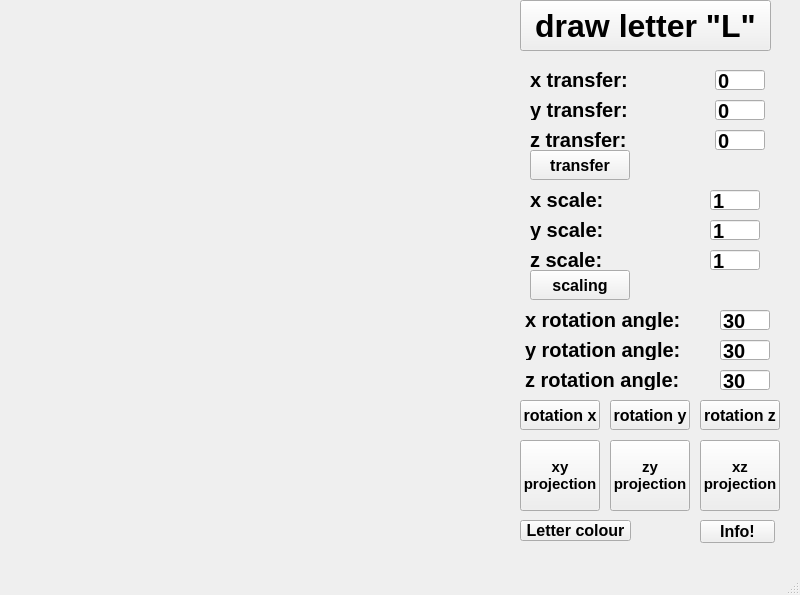
<?xml version="1.0" encoding="UTF-8"?>
<ui version="4.0">
 <class>MainWindow</class>
 <widget class="QMainWindow" name="MainWindow">
  <property name="geometry">
   <rect>
    <x>0</x>
    <y>0</y>
    <width>800</width>
    <height>595</height>
   </rect>
  </property>
  <property name="windowTitle">
   <string>MainWindow</string>
  </property>
  <widget class="QWidget" name="centralwidget">
   <widget class="letter" name="widget" native="true">
    <property name="geometry">
     <rect>
      <x>10</x>
      <y>10</y>
      <width>511</width>
      <height>531</height>
     </rect>
    </property>
   </widget>
   <widget class="QPushButton" name="pushButton">
    <property name="geometry">
     <rect>
      <x>520</x>
      <y>440</y>
      <width>80</width>
      <height>71</height>
     </rect>
    </property>
    <property name="font">
     <font>
      <family>Arial</family>
      <pointsize>11</pointsize>
      <weight>75</weight>
      <bold>true</bold>
      <kerning>true</kerning>
     </font>
    </property>
    <property name="mouseTracking">
     <bool>false</bool>
    </property>
    <property name="tabletTracking">
     <bool>false</bool>
    </property>
    <property name="autoFillBackground">
     <bool>false</bool>
    </property>
    <property name="text">
     <string>xy
projection</string>
    </property>
   </widget>
   <widget class="QPushButton" name="pushButton_2">
    <property name="geometry">
     <rect>
      <x>700</x>
      <y>440</y>
      <width>80</width>
      <height>71</height>
     </rect>
    </property>
    <property name="font">
     <font>
      <family>Arial</family>
      <pointsize>11</pointsize>
      <weight>75</weight>
      <bold>true</bold>
      <kerning>true</kerning>
     </font>
    </property>
    <property name="text">
     <string>xz
projection</string>
    </property>
   </widget>
   <widget class="QPushButton" name="pushButton_3">
    <property name="geometry">
     <rect>
      <x>610</x>
      <y>440</y>
      <width>80</width>
      <height>71</height>
     </rect>
    </property>
    <property name="font">
     <font>
      <family>Arial</family>
      <pointsize>11</pointsize>
      <weight>75</weight>
      <bold>true</bold>
      <kerning>true</kerning>
     </font>
    </property>
    <property name="text">
     <string>zy
projection</string>
    </property>
   </widget>
   <widget class="QPushButton" name="pushButton_4">
    <property name="geometry">
     <rect>
      <x>530</x>
      <y>270</y>
      <width>100</width>
      <height>30</height>
     </rect>
    </property>
    <property name="font">
     <font>
      <family>Arial</family>
      <pointsize>12</pointsize>
      <weight>75</weight>
      <bold>true</bold>
     </font>
    </property>
    <property name="text">
     <string>scaling</string>
    </property>
   </widget>
   <widget class="QPushButton" name="pushButton_5">
    <property name="geometry">
     <rect>
      <x>530</x>
      <y>150</y>
      <width>100</width>
      <height>30</height>
     </rect>
    </property>
    <property name="font">
     <font>
      <family>Arial</family>
      <pointsize>12</pointsize>
      <weight>75</weight>
      <bold>true</bold>
     </font>
    </property>
    <property name="text">
     <string>transfer</string>
    </property>
   </widget>
   <widget class="QPushButton" name="pushButton_6">
    <property name="geometry">
     <rect>
      <x>520</x>
      <y>400</y>
      <width>80</width>
      <height>30</height>
     </rect>
    </property>
    <property name="font">
     <font>
      <family>Arial</family>
      <pointsize>12</pointsize>
      <weight>75</weight>
      <bold>true</bold>
     </font>
    </property>
    <property name="text">
     <string>rotation x</string>
    </property>
   </widget>
   <widget class="QPushButton" name="pushButton_8">
    <property name="geometry">
     <rect>
      <x>700</x>
      <y>400</y>
      <width>80</width>
      <height>30</height>
     </rect>
    </property>
    <property name="font">
     <font>
      <family>Arial</family>
      <pointsize>12</pointsize>
      <weight>75</weight>
      <bold>true</bold>
     </font>
    </property>
    <property name="text">
     <string>rotation z</string>
    </property>
   </widget>
   <widget class="QLabel" name="label">
    <property name="geometry">
     <rect>
      <x>530</x>
      <y>190</y>
      <width>200</width>
      <height>20</height>
     </rect>
    </property>
    <property name="font">
     <font>
      <pointsize>15</pointsize>
      <weight>75</weight>
      <bold>true</bold>
     </font>
    </property>
    <property name="text">
     <string>x scale:</string>
    </property>
   </widget>
   <widget class="QLineEdit" name="lineEdit">
    <property name="geometry">
     <rect>
      <x>710</x>
      <y>190</y>
      <width>50</width>
      <height>20</height>
     </rect>
    </property>
    <property name="font">
     <font>
      <pointsize>15</pointsize>
      <weight>75</weight>
      <bold>true</bold>
     </font>
    </property>
    <property name="text">
     <string>1</string>
    </property>
   </widget>
   <widget class="QLabel" name="label_2">
    <property name="geometry">
     <rect>
      <x>530</x>
      <y>220</y>
      <width>200</width>
      <height>20</height>
     </rect>
    </property>
    <property name="font">
     <font>
      <pointsize>15</pointsize>
      <weight>75</weight>
      <bold>true</bold>
     </font>
    </property>
    <property name="text">
     <string>y scale:</string>
    </property>
   </widget>
   <widget class="QLabel" name="label_3">
    <property name="geometry">
     <rect>
      <x>530</x>
      <y>250</y>
      <width>200</width>
      <height>20</height>
     </rect>
    </property>
    <property name="font">
     <font>
      <pointsize>15</pointsize>
      <weight>75</weight>
      <bold>true</bold>
     </font>
    </property>
    <property name="text">
     <string>z scale:</string>
    </property>
   </widget>
   <widget class="QLabel" name="label_7">
    <property name="geometry">
     <rect>
      <x>525</x>
      <y>310</y>
      <width>200</width>
      <height>20</height>
     </rect>
    </property>
    <property name="font">
     <font>
      <pointsize>15</pointsize>
      <weight>75</weight>
      <bold>true</bold>
     </font>
    </property>
    <property name="text">
     <string>x rotation angle:</string>
    </property>
   </widget>
   <widget class="QLabel" name="label_8">
    <property name="geometry">
     <rect>
      <x>525</x>
      <y>340</y>
      <width>200</width>
      <height>20</height>
     </rect>
    </property>
    <property name="font">
     <font>
      <pointsize>15</pointsize>
      <weight>75</weight>
      <bold>true</bold>
     </font>
    </property>
    <property name="text">
     <string>y rotation angle: </string>
    </property>
   </widget>
   <widget class="QLabel" name="label_9">
    <property name="geometry">
     <rect>
      <x>525</x>
      <y>370</y>
      <width>200</width>
      <height>20</height>
     </rect>
    </property>
    <property name="font">
     <font>
      <pointsize>15</pointsize>
      <weight>75</weight>
      <bold>true</bold>
     </font>
    </property>
    <property name="text">
     <string>z rotation angle:</string>
    </property>
   </widget>
   <widget class="QLineEdit" name="lineEdit_2">
    <property name="geometry">
     <rect>
      <x>710</x>
      <y>220</y>
      <width>50</width>
      <height>20</height>
     </rect>
    </property>
    <property name="font">
     <font>
      <pointsize>15</pointsize>
      <weight>75</weight>
      <bold>true</bold>
     </font>
    </property>
    <property name="text">
     <string>1</string>
    </property>
   </widget>
   <widget class="QLineEdit" name="lineEdit_3">
    <property name="geometry">
     <rect>
      <x>710</x>
      <y>250</y>
      <width>50</width>
      <height>20</height>
     </rect>
    </property>
    <property name="font">
     <font>
      <pointsize>15</pointsize>
      <weight>75</weight>
      <bold>true</bold>
     </font>
    </property>
    <property name="text">
     <string>1</string>
    </property>
   </widget>
   <widget class="QLineEdit" name="lineEdit_7">
    <property name="geometry">
     <rect>
      <x>720</x>
      <y>310</y>
      <width>50</width>
      <height>20</height>
     </rect>
    </property>
    <property name="font">
     <font>
      <pointsize>15</pointsize>
      <weight>75</weight>
      <bold>true</bold>
     </font>
    </property>
    <property name="text">
     <string>30</string>
    </property>
   </widget>
   <widget class="QLineEdit" name="lineEdit_8">
    <property name="geometry">
     <rect>
      <x>720</x>
      <y>340</y>
      <width>50</width>
      <height>20</height>
     </rect>
    </property>
    <property name="font">
     <font>
      <pointsize>15</pointsize>
      <weight>75</weight>
      <bold>true</bold>
     </font>
    </property>
    <property name="text">
     <string>30</string>
    </property>
   </widget>
   <widget class="QLineEdit" name="lineEdit_9">
    <property name="geometry">
     <rect>
      <x>720</x>
      <y>370</y>
      <width>50</width>
      <height>20</height>
     </rect>
    </property>
    <property name="font">
     <font>
      <pointsize>15</pointsize>
      <weight>75</weight>
      <bold>true</bold>
     </font>
    </property>
    <property name="text">
     <string>30</string>
    </property>
   </widget>
   <widget class="QPushButton" name="pushButton_7">
    <property name="geometry">
     <rect>
      <x>610</x>
      <y>400</y>
      <width>80</width>
      <height>30</height>
     </rect>
    </property>
    <property name="font">
     <font>
      <family>Arial</family>
      <pointsize>12</pointsize>
      <weight>75</weight>
      <bold>true</bold>
     </font>
    </property>
    <property name="text">
     <string>rotation y</string>
    </property>
   </widget>
   <widget class="QLineEdit" name="lineEdit_6">
    <property name="geometry">
     <rect>
      <x>715</x>
      <y>130</y>
      <width>50</width>
      <height>20</height>
     </rect>
    </property>
    <property name="font">
     <font>
      <pointsize>15</pointsize>
      <weight>75</weight>
      <bold>true</bold>
     </font>
    </property>
    <property name="text">
     <string>0</string>
    </property>
   </widget>
   <widget class="QLabel" name="label_6">
    <property name="geometry">
     <rect>
      <x>530</x>
      <y>130</y>
      <width>200</width>
      <height>20</height>
     </rect>
    </property>
    <property name="font">
     <font>
      <pointsize>15</pointsize>
      <weight>75</weight>
      <bold>true</bold>
     </font>
    </property>
    <property name="text">
     <string>z transfer:</string>
    </property>
   </widget>
   <widget class="QLabel" name="label_4">
    <property name="geometry">
     <rect>
      <x>530</x>
      <y>70</y>
      <width>200</width>
      <height>20</height>
     </rect>
    </property>
    <property name="font">
     <font>
      <pointsize>15</pointsize>
      <weight>75</weight>
      <bold>true</bold>
     </font>
    </property>
    <property name="text">
     <string>x transfer:</string>
    </property>
   </widget>
   <widget class="QLineEdit" name="lineEdit_4">
    <property name="geometry">
     <rect>
      <x>715</x>
      <y>70</y>
      <width>50</width>
      <height>20</height>
     </rect>
    </property>
    <property name="font">
     <font>
      <pointsize>15</pointsize>
      <weight>75</weight>
      <bold>true</bold>
     </font>
    </property>
    <property name="text">
     <string>0</string>
    </property>
   </widget>
   <widget class="QLineEdit" name="lineEdit_5">
    <property name="geometry">
     <rect>
      <x>715</x>
      <y>100</y>
      <width>50</width>
      <height>20</height>
     </rect>
    </property>
    <property name="font">
     <font>
      <pointsize>15</pointsize>
      <weight>75</weight>
      <bold>true</bold>
     </font>
    </property>
    <property name="text">
     <string>0</string>
    </property>
   </widget>
   <widget class="QLabel" name="label_5">
    <property name="geometry">
     <rect>
      <x>530</x>
      <y>100</y>
      <width>200</width>
      <height>20</height>
     </rect>
    </property>
    <property name="font">
     <font>
      <pointsize>15</pointsize>
      <weight>75</weight>
      <bold>true</bold>
     </font>
    </property>
    <property name="text">
     <string>y transfer:</string>
    </property>
   </widget>
   <widget class="QPushButton" name="pushButton_10">
    <property name="geometry">
     <rect>
      <x>520</x>
      <y>520</y>
      <width>111</width>
      <height>21</height>
     </rect>
    </property>
    <property name="font">
     <font>
      <family>Arial</family>
      <pointsize>12</pointsize>
      <weight>75</weight>
      <bold>true</bold>
     </font>
    </property>
    <property name="text">
     <string>Letter colour</string>
    </property>
   </widget>
   <widget class="QPushButton" name="pushButton_11">
    <property name="geometry">
     <rect>
      <x>700</x>
      <y>520</y>
      <width>75</width>
      <height>23</height>
     </rect>
    </property>
    <property name="font">
     <font>
      <family>Arial</family>
      <pointsize>12</pointsize>
      <weight>75</weight>
      <bold>true</bold>
     </font>
    </property>
    <property name="text">
     <string>Info!</string>
    </property>
   </widget>
   <widget class="QPushButton" name="pushButton_9">
    <property name="geometry">
     <rect>
      <x>520</x>
      <y>0</y>
      <width>251</width>
      <height>51</height>
     </rect>
    </property>
    <property name="font">
     <font>
      <family>Arial</family>
      <pointsize>24</pointsize>
      <weight>75</weight>
      <bold>true</bold>
     </font>
    </property>
    <property name="text">
     <string>draw letter &quot;L&quot;</string>
    </property>
   </widget>
  </widget>
  <widget class="QMenuBar" name="menubar">
   <property name="geometry">
    <rect>
     <x>0</x>
     <y>0</y>
     <width>800</width>
     <height>23</height>
    </rect>
   </property>
  </widget>
  <widget class="QStatusBar" name="statusbar"/>
 </widget>
 <customwidgets>
  <customwidget>
   <class>letter</class>
   <extends>QWidget</extends>
   <header>letter.h</header>
   <container>1</container>
  </customwidget>
 </customwidgets>
 <resources/>
 <connections/>
</ui>
